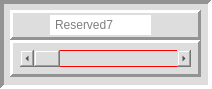
      <widget class="QFrame" name="frame_259">
       <property name="minimumSize">
        <size>
         <width>212</width>
         <height>89</height>
        </size>
       </property>
       <property name="styleSheet">
        <string notr="true">background-color: rgb(221, 221, 221);</string>
       </property>
       <property name="frameShape">
        <enum>QFrame::Panel</enum>
       </property>
       <property name="frameShadow">
        <enum>QFrame::Sunken</enum>
       </property>
       <property name="lineWidth">
        <number>4</number>
       </property>
       <property name="midLineWidth">
        <number>0</number>
       </property>
       <widget class="QFrame" name="frame_260">
        <property name="geometry">
         <rect>
          <x>10</x>
          <y>40</y>
          <width>191</width>
          <height>37</height>
         </rect>
        </property>
        <property name="styleSheet">
         <string notr="true"/>
        </property>
        <property name="frameShape">
         <enum>QFrame::Panel</enum>
        </property>
        <property name="frameShadow">
         <enum>QFrame::Raised</enum>
        </property>
        <property name="lineWidth">
         <number>3</number>
        </property>
        <widget class="QScrollBar" name="horizontalScrollBar_90">
         <property name="geometry">
          <rect>
           <x>10</x>
           <y>10</y>
           <width>171</width>
           <height>17</height>
          </rect>
         </property>
         <property name="minimumSize">
          <size>
           <width>171</width>
           <height>17</height>
          </size>
         </property>
         <property name="maximumSize">
          <size>
           <width>171</width>
           <height>17</height>
          </size>
         </property>
         <property name="styleSheet">
          <string notr="true"> border: 1px solid red</string>
         </property>
         <property name="orientation">
          <enum>Qt::Horizontal</enum>
         </property>
        </widget>
       </widget>
       <widget class="QFrame" name="frame_261">
        <property name="geometry">
         <rect>
          <x>10</x>
          <y>10</y>
          <width>191</width>
          <height>30</height>
         </rect>
        </property>
        <property name="frameShape">
         <enum>QFrame::Panel</enum>
        </property>
        <property name="frameShadow">
         <enum>QFrame::Raised</enum>
        </property>
        <property name="lineWidth">
         <number>3</number>
        </property>
        <property name="midLineWidth">
         <number>0</number>
        </property>
        <widget class="QLineEdit" name="lineEdit_90">
         <property name="geometry">
          <rect>
           <x>40</x>
           <y>5</y>
           <width>101</width>
           <height>20</height>
          </rect>
         </property>
         <property name="minimumSize">
          <size>
           <width>101</width>
           <height>20</height>
          </size>
         </property>
         <property name="maximumSize">
          <size>
           <width>101</width>
           <height>20</height>
          </size>
         </property>
         <property name="styleSheet">
          <string notr="true">QLineEdit {
 border: 3px solid wHITE;
	background-color: rgb(255, 255, 255);
}</string>
         </property>
         <property name="placeholderText">
          <string>Reserved7</string>
         </property>
        </widget>
       </widget>
      </widget>
